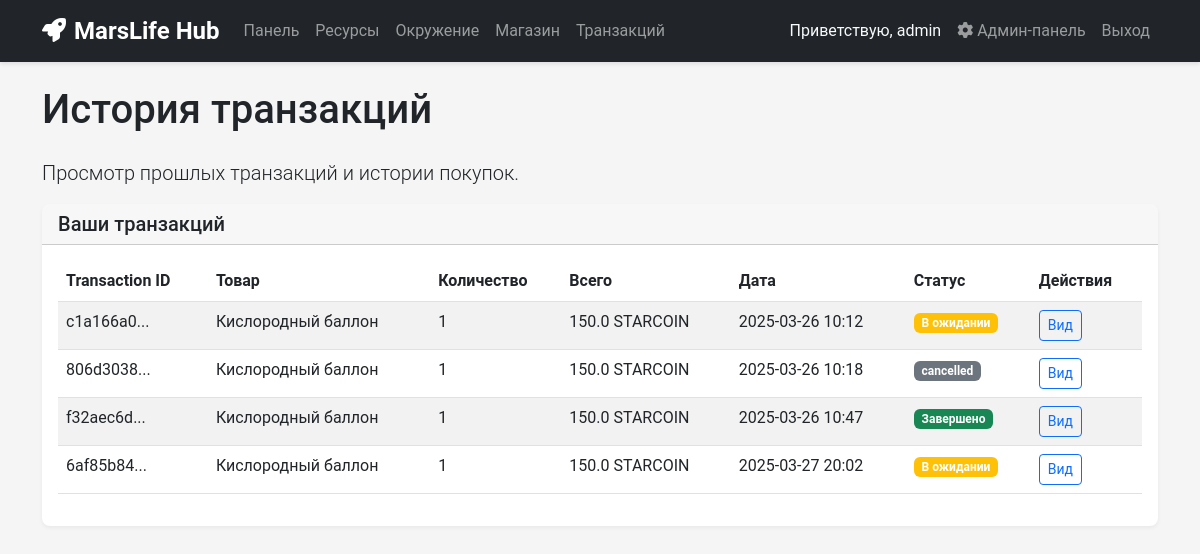
Page /transactions (signed in) on the earlier database version.
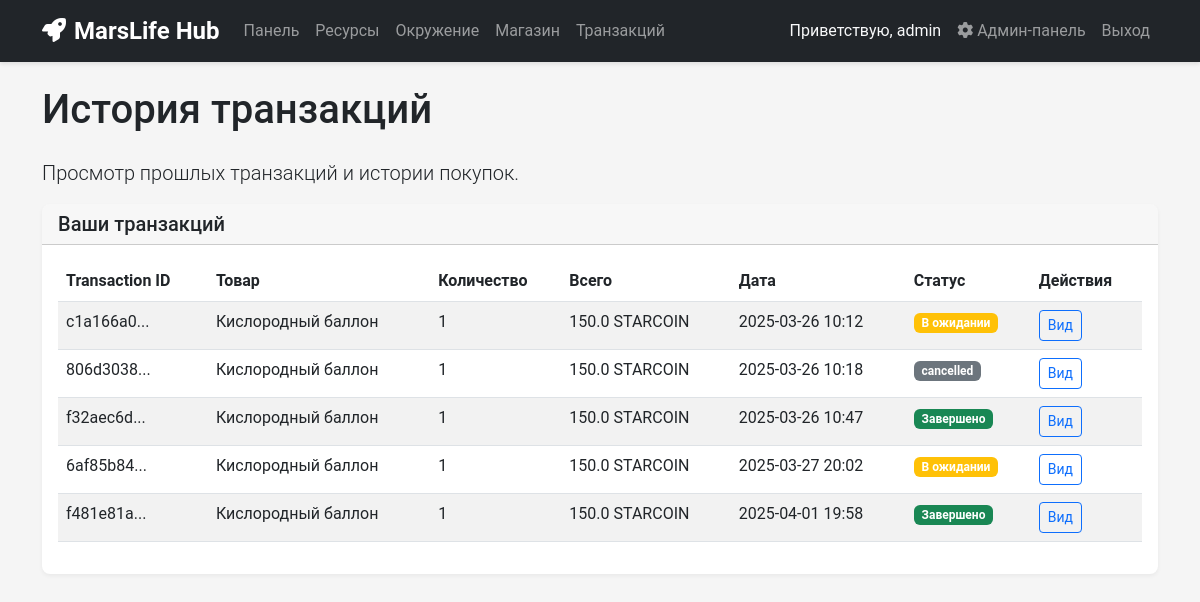
Same page on the later database version.
### app_copy.py (models this page shows)
class Transaction(db.Model):
    id = db.Column(db.Integer, primary_key=True)
    user_id = db.Column(db.Integer, db.ForeignKey('user.id'), nullable=False)
    product_id = db.Column(db.Integer, db.ForeignKey('product.id'), nullable=False)
    quantity = db.Column(db.Integer, nullable=False)
    total_price = db.Column(db.Float, nullable=False)
    transaction_date = db.Column(db.DateTime, default=datetime.utcnow)
    transaction_id = db.Column(db.String(50), unique=True)
    status = db.Column(db.String(20), default='pending')
    payment_method = db.Column(db.String(20))  # 'card' или 'qr'
    card_number = db.Column(db.String(50))     # Полный ID карты

class Product(db.Model):
    id = db.Column(db.Integer, primary_key=True)
    name = db.Column(db.String(100), nullable=False)
    description = db.Column(db.Text)
    price = db.Column(db.Float, nullable=False)
    stock = db.Column(db.Integer, nullable=False)
    category = db.Column(db.String(50))
    image = db.Column(db.String(200))

### app_copy.py (the view)
@app.route('/transactions')
def transactions():
    if 'user_id' not in session:
        return redirect(url_for('login'))
    user_transactions = Transaction.query.filter_by(user_id=session['user_id']).all()
    products = {}
    for transaction in user_transactions:
        product = Product.query.get(transaction.product_id)
        products[transaction.product_id] = product.name if product else "Unknown Product"
    return render_template('transactions.html', transactions=user_transactions, products=products)

### templates/transactions.html (shortened to what this page needs)
{% extends 'base.html' %}
{% block content %}
<div class="row">
    <div class="col-12">
        <h1 class="mb-4">История транзакций</h1>
        <p class="lead">Просмотр прошлых транзакций и истории покупок.</p>
    </div>
</div>
<div class="row">
    <div class="col-12">
        <div class="card">
            <div class="card-header">
                <h5 class="mb-0">Ваши транзакций</h5>
            </div>
            <div class="card-body">
                {% if transactions %}
                <div class="table-responsive">
                    <table class="table table-striped">
                        <thead>
                            <tr>
                                <th>Transaction ID</th>
                                <th>Товар</th>
                                <th>Количество</th>
                                <th>Всего</th>
                                <th>Дата</th>
                                <th>Статус</th>
                                <th>Действия</th>
                            </tr>
                        </thead>
                        <tbody>
                            {% for transaction in transactions %}
                            <tr>
                                <td>{{ transaction.transaction_id[:8] }}...</td>
                                <td>{{ products[transaction.product_id] }}</td>
                                <td>{{ transaction.quantity }}</td>
                                <td>{{ transaction.total_price }} STARCOIN</td>
                                <td>{{ transaction.transaction_date.strftime('%Y-%m-%d %H:%M') }}</td>
                                <td>
                                    {% if transaction.status == 'completed' %}
                                    <span class="badge bg-success">Завершено</span>
                                    {% elif transaction.status == 'pending' %}
                                    <span class="badge bg-warning">В ожидании</span>
                                    {% else %}
                                    <span class="badge bg-secondary">{{ transaction.status }}</span>
                                    {% endif %}
                                </td>
                                <td>
                                    <a href="{{ url_for('payment_success', transaction_id=transaction.transaction_id) }}" class="btn btn-sm btn-outline-primary">Вид</a>
                                </td>
                            </tr>
                            {% endfor %}
                        </tbody>
                    </table>
                </div>
                {% else %}
                <div class="alert alert-info">
                    <p>У вас еще нет транзакций.</p>
                    <a href="{{ url_for('store') }}" class="btn btn-primary">Вернуться к покупкам</a>
                </div>
                {% endif %}
            </div>
        </div>
    </div>
</div>
{% endblock %}

Differences in the rows shown:
added Transaction: {{ products[transaction.product_id] }} "Кислородный баллон", status "Завершено"
